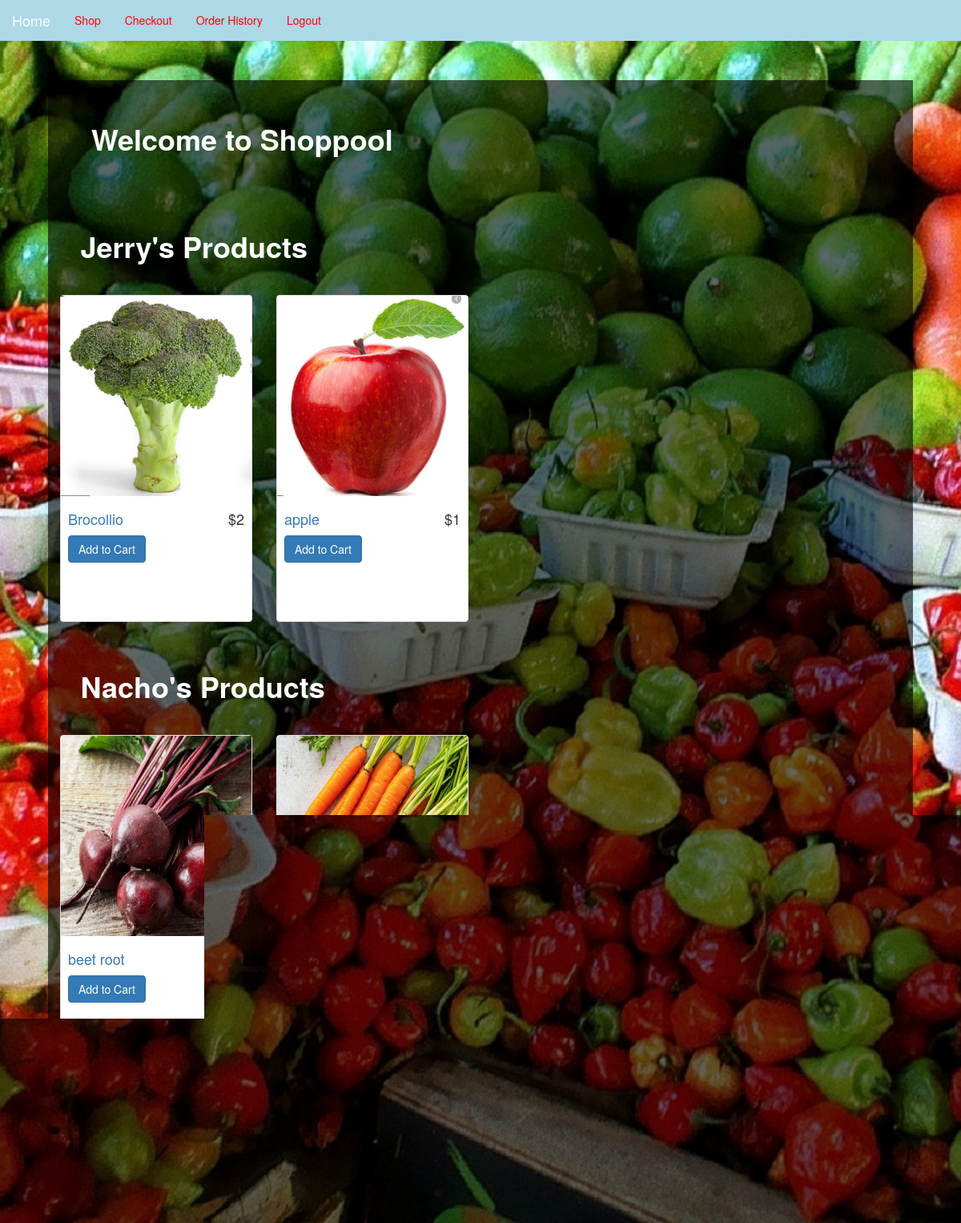
Page /public/index.php (signed in) on the committed database.
### tables this page shows
CREATE TABLE `farmers` (
  `id` int(11) NOT NULL,
  `farmer_name` varchar(255) NOT NULL,
  `farmer_email` text NOT NULL,
  `phone_number` text NOT NULL
);

CREATE TABLE `products` (
  `product_id` int(11) NOT NULL,
  `farmer_id` int(11) NOT NULL,
  `Unit` varchar(11) NOT NULL,
  `product_title` varchar(255) NOT NULL,
  `product_category_id` int(11) NOT NULL,
  `product_price` float NOT NULL,
  `product_quantity` int(11) NOT NULL,
  `product_description` text NOT NULL,
  `product_image` varchar(255) NOT NULL,
  `short_desc` text NOT NULL
);

### resources/functions.php (the view, shortened to what this page needs)
<?php
function query($sql) {
    global $connection;
    $result = mysqli_query($connection, $sql);
    return $result;
}
function fetch_array($result) {
    return mysqli_fetch_array($result);
}
function get_products() {
    $query = query(" SELECT * FROM farmers");
    while ($row = fetch_array($query)) {
        $product_query = query(" SELECT * FROM products WHERE farmer_id='{$row['id']}'");
        echo "<div class=\"col-md-9\"><div class=\"row\"><h1>{$row['farmer_name']}'s Products</h1>";
        while($product_row = fetch_array($product_query)) {
            $product_image = display_image($product_row['product_image']);
            $product = <<<DELIMETER
        <div class="col-sm-4 col-lg-4 col-md-4">
            <div class="thumbnail">
                <a href=""><img src="../resources/{$product_image}" style="height: 25rem;"></a>
                <div class="caption">
                    <h4 class="pull-right">&#36;{$product_row['product_price']}</h4>
                    <h4><a href="">{$product_row['product_title']}</a>
                    </h4>
                    <a class="btn btn-primary" href="../resources/cart.php?add={$product_row['product_id']}">Add to Cart</a>
                </div>
            </div>
        </div>
DELIMETER;
            echo $product;
        }
        echo "</div></div>";
    }
}
function display_image($picture) {
    return "uploads" . DS . $picture;
}
?>

### public/css/shop-homepage.css (style rules this page uses)
body { padding-top: 70px; }
.caption { height: 130px; overflow: hidden; }
.caption h4 { white-space: nowrap; }
.thumbnail img { width: 100%; }
.thumbnail { padding: 0; }

### public/css/styles.css (style rules this page uses)
.caption { height: 156px; }

### public/index.php (style rules this page uses)
body { background: url("cupertino_market.jpg") no-repeat center center fixed; -webkit-background-size: cover; -moz-background-size: cover; -o-background-size: cover; background-size: cover; }
h1 { margin: 5%; font-weight: bold; color: #FFFFFF; }

### rows in the picture
farmers: farmer_name "Jerry"
products: product_image (picture), product_price "2", product_title "Brocollio"
products: product_image (picture), product_price "1", product_title "apple"
farmers: farmer_name "Nacho"
products: product_image (picture), product_price "4", product_title "beet root"
products: product_image (picture), product_price "2", product_title "carrot"
